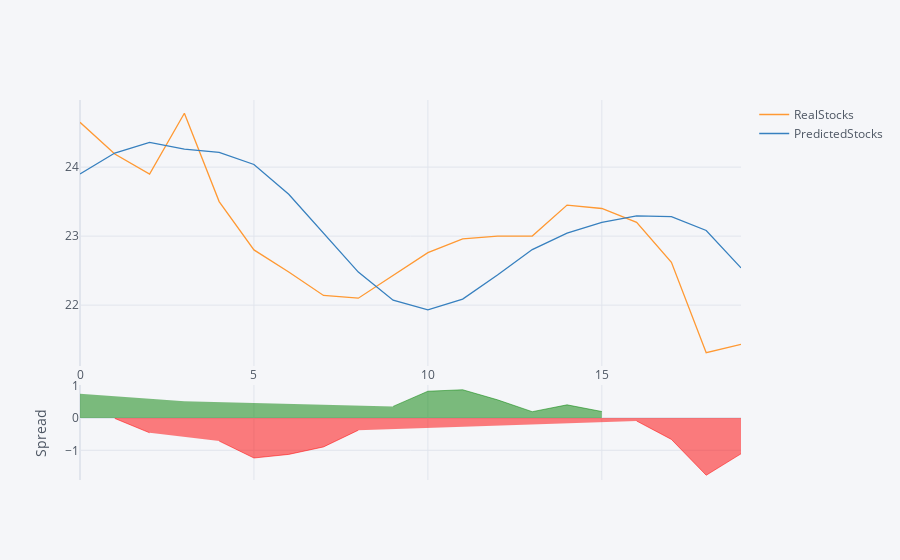

Write notebook code for a chart like this one.
### Code cell
Data[['RealStocks','PredictedStocks']].iplot(kind='spread')

### Figure 1 — Plotly figure (JSON) as saved in the notebook; plotly's stock layout.template omitted (floating-point values rounded to 4 significant figures)
{"data": [{"line": {"color": "rgba(255, 153, 51, 1.0)", "dash": "solid", "shape": "linear", "width": 1.3}, "mode": "lines", "name": "RealStocks", "text": "", "type": "scatter", "x": [0, 1, 2, 3, 4, 5, 6, 7, 8, 9, 10, 11, 12, 13, 14, 15, 16, 17, 18, 19], "y": [24.65, 24.19, 23.9, 24.78, 23.5, 22.8, 22.48, 22.14, 22.1, 22.43, 22.76, 22.96, 23.0, 23.0, 23.45, 23.4, 23.2, 22.62, 21.31, 21.43]}, {"line": {"color": "rgba(55, 128, 191, 1.0)", "dash": "solid", "shape": "linear", "width": 1.3}, "mode": "lines", "name": "PredictedStocks", "text": "", "type": "scatter", "x": [0, 1, 2, 3, 4, 5, 6, 7, 8, 9, 10, 11, 12, 13, 14, 15, 16, 17, 18, 19], "y": [23.9, 24.2, 24.36, 24.26, 24.21, 24.04, 23.61, 23.04, 22.48, 22.07, 21.93, 22.09, 22.44, 22.81, 23.04, 23.2, 23.29, 23.28, 23.08, 22.54]}, {"connectgaps": false, "fill": "tozeroy", "line": {"color": "green", "dash": "solid", "shape": "linear", "width": 0.5}, "mode": "lines", "name": "Spread", "showlegend": false, "type": "scatter", "x": [0, 1, 2, 3, 4, 5, 6, 7, 8, 9, 10, 11, 12, 13, 14, 15, 16, 17, 18, 19], "xaxis": "x2", "y": [0.7489, "", "", 0.5202, "", "", "", "", "", 0.3587, 0.828, 0.8735, 0.5627, 0.1949, 0.4068, 0.1998, "", "", "", ""], "yaxis": "y2"}, {"connectgaps": false, "fill": "tozeroy", "line": {"color": "red", "dash": "solid", "shape": "linear", "width": 0.5}, "mode": "lines", "name": "Spread", "showlegend": false, "type": "scatter", "x": [0, 1, 2, 3, 4, 5, 6, 7, 8, 9, 10, 11, 12, 13, 14, 15, 16, 17, 18, 19], "xaxis": "x2", "y": ["", -0.01395, -0.4581, "", -0.7137, -1.238, -1.127, -0.8954, -0.3781, "", "", "", "", "", "", "", -0.0933, -0.6629, -1.772, -1.109], "yaxis": "y2"}], "layout": {"hovermode": "x", "legend": {"bgcolor": "#F5F6F9", "font": {"color": "#4D5663"}}, "paper_bgcolor": "#F5F6F9", "plot_bgcolor": "#F5F6F9", "title": {"font": {"color": "#4D5663"}}, "xaxis": {"gridcolor": "#E1E5ED", "showgrid": true, "tickfont": {"color": "#4D5663"}, "title": {"font": {"color": "#4D5663"}, "text": ""}, "zerolinecolor": "#E1E5ED"}, "xaxis2": {"anchor": "y2", "gridcolor": "#E1E5ED", "showgrid": true, "showticklabels": false, "tickfont": {"color": "#4D5663"}, "title": {"font": {"color": "#4D5663"}, "text": ""}, "zerolinecolor": "#E1E5ED"}, "yaxis": {"domain": [0.3, 1], "gridcolor": "#E1E5ED", "showgrid": true, "tickfont": {"color": "#4D5663"}, "title": {"font": {"color": "#4D5663"}, "text": ""}, "zerolinecolor": "#E1E5ED"}, "yaxis2": {"domain": [0, 0.25], "gridcolor": "#E1E5ED", "showgrid": true, "tickfont": {"color": "#4D5663"}, "title": {"font": {"color": "#4D5663"}, "text": "Spread"}, "zerolinecolor": "#E1E5ED"}}}
